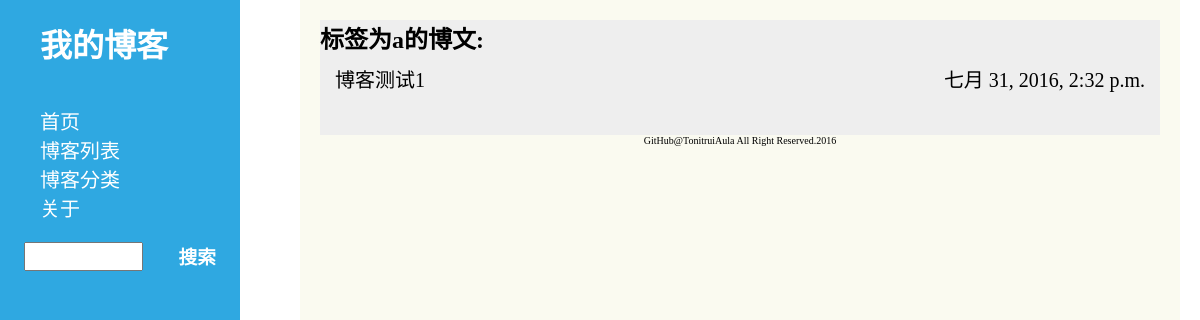
The page /blog/tag=4 on the database its author committed.
### blog/models.py (models this page shows, shortened)
@python_2_unicode_compatible
class Tag(models.Model):
	name = models.CharField(u'名称', max_length = 20)

@python_2_unicode_compatible
class Article(models.Model):
	title = models.CharField(u'标题',max_length = 150)
	body = RichTextField(u'正文')
	date = models.DateTimeField(u'发布时间')
	category = models.ForeignKey(Category, verbose_name=u'分类')
	tags = models.ManyToManyField(Tag, verbose_name = u'标签',blank=True)

### blog/views.py (the view)
# urls.py: url(r'^tag=(?P<tag_id>[0-9]+)',views.tag,name = 'tag'),
def tag(request,tag_id):
	cur_tag = Tag.objects.get(pk = tag_id)
	articles = Article.objects.filter(tags__id__contains = tag_id)
	paginator = Paginator(articles,limit)
	page = request.GET.get('page')
	try:
		articles = paginator.page(page)
	except PageNotAnInteger:
		articles = paginator.page(1)
	except EmptyPage:
		articles = paginator.page(paginator.num_pages)
	return render(request, 'blogs/tag.html', {'articles': articles,'tag':cur_tag})

### blog/templates/blogs/tag.html (shortened to what this page needs)
<!DOCTYPE html>
<html>
<head>
	<mata content="text/html" charset="utf-8">
	<link rel="stylesheet" type="text/css" href="../../static/css/style.css"/>
</head>
<body>
	<div id="head">
		<h1>我的博客</h1>
		<ul>
			<li><a href="/">首页</a></li>
			<li><a href="/blog/allblogs">博客列表</a></li>
			<li><a href="/blog/cat">博客分类</a></li>
			<li><a href="/blog/about">关于</a></li>
		</ul>
		<div id="searcharea">
		    <form method="get" action=".">
		    	<input type="text" id="content"></input>
		    	<h3 id="search" onclick="submit()">搜索</h3>
		    </form>
		</div>
	</div>
	<div id="wrap">
		{% if articles %}
		<ul class="list">
		<h2>标签为{{tag.name}}的博文:</h2>
			{% for a in articles %}
			<li>
				<a href="/blog/{{a.id}}">{{a.title}}</a>
				<span>{{a.date}}</span>
			</li>
			{% endfor%}
		</ul>
		{% else %}
		<h2>该标签没有文章</h2>
		{% endif %}
		<footer><a href="https://github.com/TonitruiAula">GitHub@TonitruiAula</a> All Right Reserved.2016</footer>
	</div>
</body>
</html>

### blog/static/css/style.css (style rules this page uses)
* { margin: 0; padding: 0; }
body { position: relative; width: 100%; min-width: 800px; margin: 0 auto; font-family: "微软雅黑","黑体",serif; }
ul { list-style-type: none; }
div#head { position: fixed; left: 0px; width: 20%; min-width: 200px; height: 100%; background-color: #2fa8e1; z-index: 2; }
#head h1 { text-align: left; text-indent: 20px; padding: 20px; color: white; font-family: "微软雅黑","黑体",serif; }
#head ul { padding: 20px 40px; }
#head ul li { color: white; font-size: 20px; font-family: "微软雅黑","黑体",serif; }
a { text-decoration: none; }
#head a,#head a:visited { color:white; }
#wrap { margin: 0px 5% 0px 25%; padding: 20px; background-color: #fafaf0; width:70%; z-index: 1; min-height: 800px; }
ul.list { width:100%; background-color: #eee; text-decoration: none; }
ul.list li { height: 50px; font-size: 20px; line-height: 20px; position: relative; padding: 15px; }
ul.list span { position: absolute; right: 15px; }
footer { text-align: center; font-size: 10px; }
#wrap a,#wrap a:visited { color:black; }
div#searcharea { color: white; margin: 0 auto; position: relative; width: 80%; height: 30px; }
div#searcharea #content { width: 60%; height: 25px; font-size: 20px; }
div#searcharea #search { float: right; }

### rows shown on the page
Tag: name "a"
Article: title "博客测试1", date "七月 31, 2016, 2:32 p.m."
